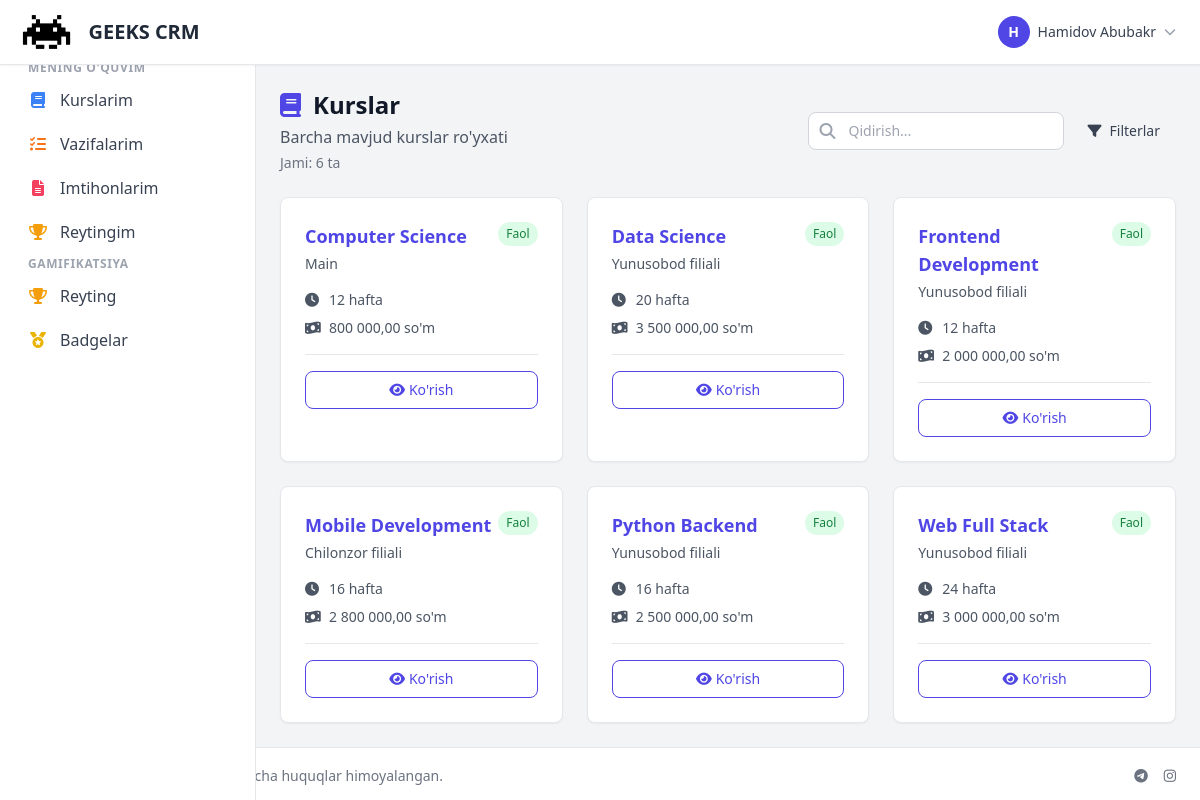
The app's page /courses/ (signed in) with its own data.
### accounts/models.py (models this page shows, shortened)
class User(AbstractUser):
    ROLE_CHOICES = [
        ('admin', 'Administrator'),
        ('manager', 'Menejer'),
        ('mentor', 'Mentor'),
        ('student', "O'quvchi"),
        ('parent', 'Ota-ona'),
        ('accountant', 'Buxgalter'),
        ('sales', 'Sotuvchi'),
        ('sales_manager', 'Sotuvchilar menejeri'),
    ]
    role = models.CharField(max_length=20, choices=ROLE_CHOICES, default='student', verbose_name='Rol')
    phone = models.CharField(max_length=20, blank=True, null=True, verbose_name='Telefon')
    telegram_id = models.BigIntegerField(blank=True, null=True, unique=True, verbose_name='Telegram ID')
    telegram_username = models.CharField(max_length=100, blank=True, null=True, verbose_name='Telegram username')
    avatar = models.ImageField(upload_to='avatars/', blank=True, null=True, verbose_name='Avatar')
    is_active = models.BooleanField(default=True, verbose_name='Faol')
    created_at = models.DateTimeField(auto_now_add=True, verbose_name='Yaratilgan sana')
    updated_at = models.DateTimeField(auto_now=True, verbose_name='Yangilangan sana')
    class Meta:
        verbose_name = 'Foydalanuvchi'
        verbose_name_plural = 'Foydalanuvchilar'
        ordering = ['-created_at']
        indexes = [
            models.Index(fields=['role', 'is_active']),
            models.Index(fields=['telegram_id']),
            models.Index(fields=['created_at']),
        ]
    @property
    def is_admin(self):
        return self.role == 'admin' or self.is_superuser
    @property
    def is_manager(self):
        return self.role == 'manager'

class Branch(models.Model):
    name = models.CharField(max_length=200, verbose_name='Nomi')
    address = models.TextField(blank=True, null=True, verbose_name='Manzil')
    phone = models.CharField(max_length=20, blank=True, null=True, verbose_name='Telefon')
    email = models.EmailField(blank=True, null=True, verbose_name='Email')
    is_active = models.BooleanField(default=True, verbose_name='Faol')
    created_at = models.DateTimeField(auto_now_add=True, verbose_name='Yaratilgan sana')
    updated_at = models.DateTimeField(auto_now=True, verbose_name='Yangilangan sana')
    class Meta:
        verbose_name = 'Filial'
        verbose_name_plural = 'Filiallar'
        ordering = ['name']

### courses/models.py (models this page shows, shortened)
class Course(models.Model):
    name = models.CharField(max_length=200)
    description = models.TextField(blank=True, null=True)
    branch = models.ForeignKey(Branch, on_delete=models.CASCADE, related_name='courses')
    duration_weeks = models.IntegerField(default=12)  # Haftalar soni
    price = models.DecimalField(max_digits=10, decimal_places=2, default=0.00)
    is_active = models.BooleanField(default=True)
    created_at = models.DateTimeField(auto_now_add=True)
    updated_at = models.DateTimeField(auto_now=True)
    class Meta:
        verbose_name = 'Kurs'
        verbose_name_plural = 'Kurslar'
        ordering = ['name']
        indexes = [
            models.Index(fields=['is_active', 'branch']),
        ]

### courses/views.py (the view)
# urls.py: path('', views.CourseListView.as_view(), name='course_list'),
class CourseListView(LoginRequiredMixin, ListView):
    model = Course
    template_name = 'courses/course_list.html'
    context_object_name = 'courses'
    paginate_by = 20
    def get_queryset(self):
        queryset = Course.objects.select_related('branch')
        branch = self.request.GET.get('branch')
        if branch:
            queryset = queryset.filter(branch_id=branch)
        status = self.request.GET.get('status')
        if status == 'active':
            queryset = queryset.filter(is_active=True)
        elif status == 'inactive':
            queryset = queryset.filter(is_active=False)
        else:
            queryset = queryset.filter(is_active=True)
        return queryset.order_by('name')
    def get_context_data(self, **kwargs):
        context = super().get_context_data(**kwargs)
        context['branches'] = Branch.objects.all()
        context['total_courses'] = Course.objects.count()
        context['active_courses'] = Course.objects.filter(is_active=True).count()
        context['stats'] = [
            {'label': 'Jami kurslar', 'value': context['total_courses'], 'icon': 'fas fa-book', 'color': 'text-indigo-600'},
            {'label': 'Faol kurslar', 'value': context['active_courses'], 'icon': 'fas fa-check-circle', 'color': 'text-green-600'},
        ]
        user = self.request.user
        context['can_create'] = user.is_superuser or (hasattr(user, 'is_admin') and user.is_admin) or (hasattr(user, 'is_manager') and user.is_manager)
        context['can_edit'] = context['can_create']
        context['can_delete'] = context['can_create']
        return context

### templates/courses/course_list.html (shortened to what this page needs)
{% extends 'base.html' %}
{% load static %}
{% load humanize %}
{% block content %}
{% with text_color='text-indigo-600' bg_color='bg-indigo-600' hover_bg='hover:bg-indigo-700' ring_color='ring-indigo-500' bg_light='bg-indigo-50' border_color='border-indigo-200' text_dark='text-indigo-900' %}
<div class="space-y-6" x-data="{
    showFilters: false,
    selectedItems: [],
    showBulkActions: false,
    searchQuery: '{{ request.GET.search|default:"" }}'
}">
    <div class="flex flex-col sm:flex-row sm:items-center sm:justify-between gap-4">
        <div>
            <h1 class="text-2xl font-bold text-gray-900 flex items-center gap-3">
                <i class="fas fa-book {{ text_color }}"></i>
                Kurslar
            </h1>
            <p class="text-gray-600 mt-1">Barcha mavjud kurslar ro'yxati</p>
            {% if courses %}<p class="text-sm text-gray-500 mt-1">Jami: {{ courses|length }} ta</p>{% endif %}
        </div>
        <div class="flex flex-wrap gap-2">
            <div class="relative flex-1 sm:flex-initial sm:w-64">
                <i class="fas fa-search absolute left-3 top-1/2 transform -translate-y-1/2 text-gray-400"></i>
                <input type="text"
                       x-model="searchQuery"
                       placeholder="Qidirish..."
                       class="w-full pl-10 pr-4 py-2 border border-gray-300 rounded-lg focus:ring-2 {{ ring_color }} focus:border-transparent text-sm">
            </div>
            <button @click="showFilters = !showFilters"
                    class="px-4 py-2 bg-gray-100 hover:bg-gray-200 text-gray-700 rounded-lg transition text-sm flex items-center gap-2">
                <i class="fas fa-filter"></i>
                <span class="hidden sm:inline">Filterlar</span>
            </button>
        </div>
    </div>
    {% if courses %}
    <div class="grid grid-cols-1 md:grid-cols-2 lg:grid-cols-3 gap-6">
        {% for course in courses %}
        <div class="bg-white rounded-lg shadow-sm border hover:shadow-md transition overflow-hidden">
            <div class="p-6">
                <div class="flex items-start justify-between mb-4">
                    <div class="flex-1">
                        <h3 class="text-lg font-bold text-gray-900 mb-1">
                            <a href="{% url 'courses:course_detail' course.pk %}" class="hover:{{ text_dark }} {{ text_color }}">
                                {{ course.name }}
                            </a>
                        </h3>
                        {% if course.branch %}
                        <p class="text-sm text-gray-600">{{ course.branch.name }}</p>
                        {% endif %}
                    </div>
                    <span class="px-2 py-1 text-xs rounded-full {% if course.is_active %}bg-green-100 text-green-700{% else %}bg-gray-100 text-gray-700{% endif %}">
                        {% if course.is_active %}Faol{% else %}Nofaol{% endif %}
                    </span>
                </div>
                <div class="space-y-2 text-sm text-gray-600 mb-4">
                    {% if course.duration_weeks %}
                    <div class="flex items-center gap-2">
                        <i class="fas fa-clock w-4"></i>
                        <span>{{ course.duration_weeks }} hafta</span>
                    </div>
                    {% endif %}
                    {% if course.price %}
                    <div class="flex items-center gap-2">
                        <i class="fas fa-money-bill-wave w-4"></i>
                        <span>{{ course.price|intcomma }} so'm</span>
                    </div>
                    {% endif %}
                </div>
                <div class="flex items-center gap-2 pt-4 border-t border-gray-200">
                    <a href="{% url 'courses:course_detail' course.pk %}"
                       class="flex-1 text-center px-3 py-2 text-sm {{ text_color }} hover:{{ text_dark }} border border-current rounded-lg transition">
                        <i class="fas fa-eye mr-1"></i>Ko'rish
                    </a>
                </div>
            </div>
        </div>
        {% endfor %}
    </div>
    {% endif %}
</div>
{% endwith %}
{% endblock %}

### templates/base.html (shortened to what this page needs)
{% load static %}
{% load humanize %}
{% load crud_tags %}
<!DOCTYPE html>
<html lang="uz">
<head>
    <script src="https://cdn.tailwindcss.com"></script>
    <link href="https://cdnjs.cloudflare.com/ajax/libs/font-awesome/6.5.1/css/all.min.css" rel="stylesheet">
</head>
<body class="bg-gray-100 min-h-screen flex flex-col">
    <nav class="bg-white shadow-sm border-b border-gray-200 sticky top-0 z-40">
        <div class="max-w-full mx-auto px-4">
            <div class="flex items-center justify-between h-16">
                <div class="flex items-center gap-4">
                    <a href="{% url 'dashboard' %}" class="flex items-center gap-3">
                        <img src="{% static 'img/logo_dark.png' %}" alt="Logo" class="h-10 w-auto" onerror="this.style.display='none'">
                        <span class="text-xl font-bold text-gray-800">GEEKS CRM</span>
                    </a>
                </div>
                {% if user.is_authenticated %}
                <div class="flex items-center gap-4">
                    <div class="relative" x-data="{open: false}">
                        <button @click="open = !open" class="flex items-center gap-2 p-2 rounded-lg hover:bg-gray-100">
                            <div class="w-8 h-8 bg-indigo-600 rounded-full flex items-center justify-center text-white text-sm font-bold">
                                {{ user.first_name.0|upper|default:user.username.0|upper }}
                            </div>
                            <span class="hidden sm:block text-sm font-medium text-gray-700">{{ user.get_full_name|default:user.username }}</span>
                            <i class="fas fa-chevron-down text-gray-400 text-xs"></i>
                        </button>
                    </div>
                </div>
                {% else %}
                <a href="{% url 'accounts:login' %}" class="px-4 py-2 bg-indigo-600 text-white rounded-lg hover:bg-indigo-700">
                    Kirish
                </a>
                {% endif %}
            </div>
        </div>
    </nav>
    <div class="flex flex-1">
        {% if user.is_authenticated %}
        <aside id="sidebar" class="w-64 bg-white border-r border-gray-200 fixed inset-y-0 left-0 z-30 transform -translate-x-full lg:translate-x-0 transition-transform duration-200 pt-16 lg:pt-0">
            <nav class="p-4 space-y-1 overflow-y-auto h-full">
                <a href="{% url 'dashboard' %}" class="flex items-center gap-3 px-3 py-2 rounded-lg text-gray-700 hover:bg-gray-100 {% if request.path == '/' %}bg-indigo-50 text-indigo-700{% endif %}">
                    <span>Dashboard</span>
                </a>
                {% if user.role == 'student' %}
                <p class="text-xs font-semibold text-gray-400 uppercase tracking-wider mt-6 mb-2 px-3">Mening o'quvim</p>
                <a href="{% url 'courses:course_list' %}" class="flex items-center gap-3 px-3 py-2 rounded-lg text-gray-700 hover:bg-gray-100">
                    <i class="fas fa-book w-5 text-center text-blue-500"></i>
                    <span>Kurslarim</span>
                </a>
                <a href="{% url 'homework:homework_list' %}" class="flex items-center gap-3 px-3 py-2 rounded-lg text-gray-700 hover:bg-gray-100">
                    <i class="fas fa-tasks w-5 text-center text-orange-500"></i>
                    <span>Vazifalarim</span>
                </a>
                <a href="{% url 'exams:exam_list' %}" class="flex items-center gap-3 px-3 py-2 rounded-lg text-gray-700 hover:bg-gray-100">
                    <i class="fas fa-file-alt w-5 text-center text-rose-500"></i>
                    <span>Imtihonlarim</span>
                </a>
                <a href="{% url 'gamification:overall_ranking' %}" class="flex items-center gap-3 px-3 py-2 rounded-lg text-gray-700 hover:bg-gray-100">
                    <i class="fas fa-trophy w-5 text-center text-amber-500"></i>
                    <span>Reytingim</span>
                </a>
                {% endif %}
                {% if user.role == 'admin' or user.role == 'manager' or user.role == 'student' %}
                <p class="text-xs font-semibold text-gray-400 uppercase tracking-wider mt-6 mb-2 px-3">Gamifikatsiya</p>
                <a href="{% url 'gamification:ranking' %}" class="flex items-center gap-3 px-3 py-2 rounded-lg text-gray-700 hover:bg-gray-100">
                    <i class="fas fa-trophy w-5 text-center text-amber-500"></i>
                    <span>Reyting</span>
                </a>
                <a href="{% url 'gamification:student_badges' %}" class="flex items-center gap-3 px-3 py-2 rounded-lg text-gray-700 hover:bg-gray-100">
                    <i class="fas fa-medal w-5 text-center text-yellow-500"></i>
                    <span>Badgelar</span>
                </a>
                {% endif %}
            </nav>
        </aside>
        {% endif %}
        <main class="flex-1 p-4 sm:p-6 {% if user.is_authenticated %}lg:ml-64{% endif %}" style="min-height: 0;">
            {% block content %}{% endblock %}
        </main>
    </div>
    <footer class="bg-white border-t border-gray-200 py-4 px-6 mt-auto">
        <div class="flex flex-col md:flex-row justify-between items-center gap-2 text-sm text-gray-500">
            <div class="flex items-center gap-2">
                <span>&copy; 2024 GEEKS Academy. Barcha huquqlar himoyalangan.</span>
            </div>
            <div class="flex items-center gap-4">
                <a href="#" class="hover:text-gray-700"><i class="fab fa-telegram"></i></a>
                <a href="#" class="hover:text-gray-700"><i class="fab fa-instagram"></i></a>
            </div>
        </div>
    </footer>
</body>
</html>

### records on screen
User: first_name.0 "H", get_full_name "Hamidov Abubakr"
Course: name "Computer Science", branch.name "Main", is_active "Faol", duration_weeks "12", price "800 000,00"
Course: name "Data Science", branch.name "Yunusobod filiali", is_active "Faol", duration_weeks "20", price "3 500 000,00"
Course: name "Frontend Development", branch.name "Yunusobod filiali", is_active "Faol", duration_weeks "12", price "2 000 000,00"
Course: name "Mobile Development", branch.name "Chilonzor filiali", is_active "Faol", duration_weeks "16", price "2 800 000,00"
Course: name "Python Backend", branch.name "Yunusobod filiali", is_active "Faol", duration_weeks "16", price "2 500 000,00"
Course: name "Web Full Stack", branch.name "Yunusobod filiali", is_active "Faol", duration_weeks "24", price "3 000 000,00"

### other values on screen
{{ courses|length }} "6"
